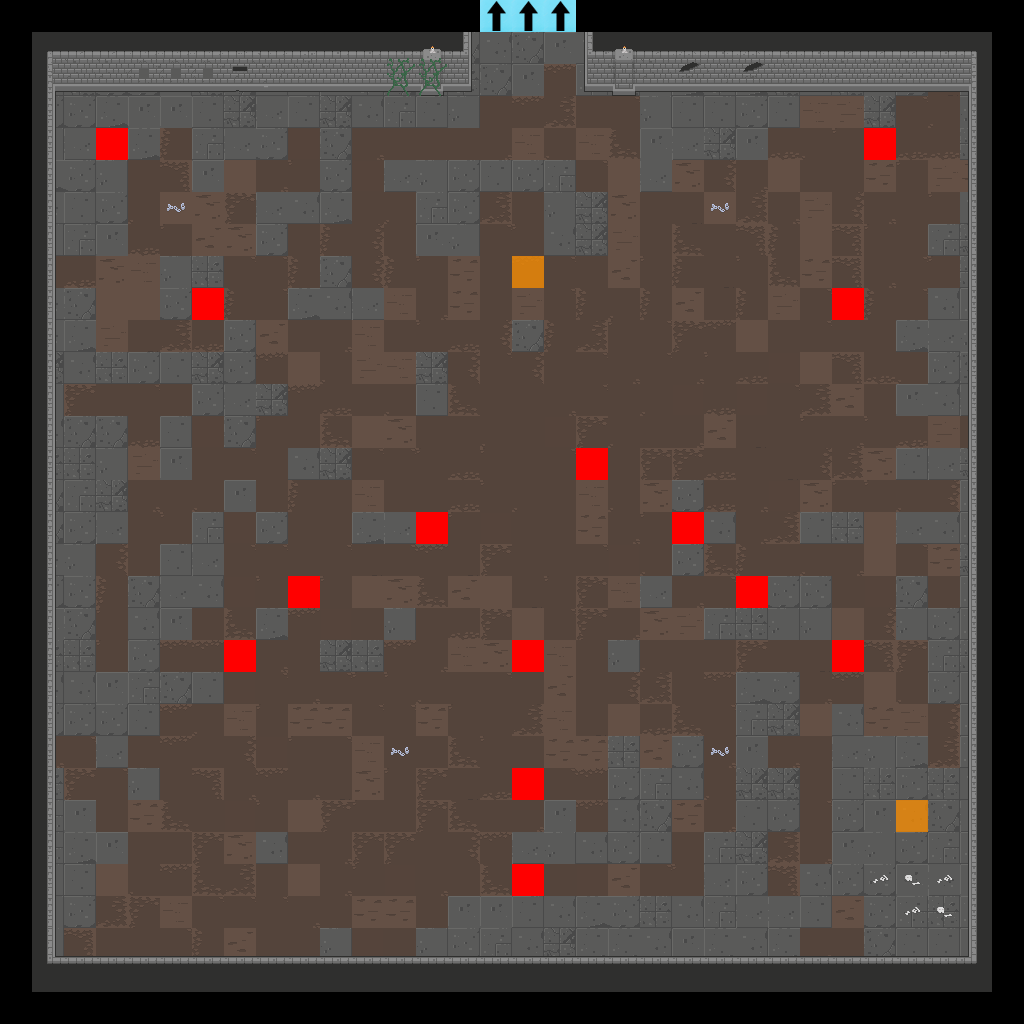

Rendered tile map (Tiled .tmx) drawn with the repository's tilesets; below, a short description and the map source with its tile grids summarised:
An orthogonal 32x32 tile map with 32x32 px tiles, 7 tile layers (Floor, Walls, Doors, Pillars, ...), 2 tilesets.

<map version="1.2" tiledversion="2019.04.18" orientation="orthogonal" renderorder="right-down" width="32" height="32" tilewidth="32" tileheight="32" infinite="0" nextlayerid="22" nextobjectid="1">
 <tileset firstgid="1" source="Dungeon_Tileset_2.tsx" />
 <tileset firstgid="321" source="flags.tsx" />
 <layer id="15" name="Floor" width="32" height="32">
  <data>[1024 cells, 900 non-empty, 42 distinct tile ids]</data>
 </layer>
 <layer id="16" name="Walls" width="32" height="32">
  <data>[1024 cells, 170 non-empty, 35 distinct tile ids]</data>
 </layer>
 <layer id="17" name="Doors" width="32" height="32">
  <data>[1024 cells, 0 non-empty, 0 distinct tile ids]</data>
 </layer>
 <layer id="18" name="Pillars" width="32" height="32">
  <data>[1024 cells, 0 non-empty, 0 distinct tile ids]</data>
 </layer>
 <layer id="19" name="Candles" width="32" height="32">
  <data>[1024 cells, 2 non-empty, 1 distinct tile ids]</data>
 </layer>
 <layer id="20" name="Debris" width="32" height="32">
  <data>[1024 cells, 13 non-empty, 5 distinct tile ids]</data>
 </layer>
 <layer id="21" name="Flags" width="32" height="32">
  <data>[1024 cells, 19 non-empty, 3 distinct tile ids]</data>
 </layer>
</map>
